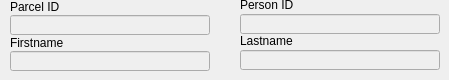
      <widget class="QWidget" name="tab_17">
       <attribute name="title">
        <string>Find</string>
       </attribute>
       <widget class="QLabel" name="label_33">
        <property name="geometry">
         <rect>
          <x>10</x>
          <y>35</y>
          <width>121</width>
          <height>16</height>
         </rect>
        </property>
        <property name="text">
         <string>Firstname</string>
        </property>
       </widget>
       <widget class="QLineEdit" name="find_parcel_id_edit">
        <property name="enabled">
         <bool>false</bool>
        </property>
        <property name="geometry">
         <rect>
          <x>10</x>
          <y>15</y>
          <width>200</width>
          <height>20</height>
         </rect>
        </property>
       </widget>
       <widget class="QLabel" name="label_2">
        <property name="geometry">
         <rect>
          <x>240</x>
          <y>-3</y>
          <width>136</width>
          <height>16</height>
         </rect>
        </property>
        <property name="text">
         <string>Person ID</string>
        </property>
       </widget>
       <widget class="QLineEdit" name="find_person_id_edit">
        <property name="enabled">
         <bool>false</bool>
        </property>
        <property name="geometry">
         <rect>
          <x>240</x>
          <y>14</y>
          <width>200</width>
          <height>20</height>
         </rect>
        </property>
       </widget>
       <widget class="QLabel" name="label_34">
        <property name="geometry">
         <rect>
          <x>240</x>
          <y>33</y>
          <width>136</width>
          <height>16</height>
         </rect>
        </property>
        <property name="text">
         <string>Lastname</string>
        </property>
       </widget>
       <widget class="QLineEdit" name="find_lastname_edit">
        <property name="enabled">
         <bool>false</bool>
        </property>
        <property name="geometry">
         <rect>
          <x>240</x>
          <y>50</y>
          <width>200</width>
          <height>20</height>
         </rect>
        </property>
       </widget>
       <widget class="QLabel" name="label">
        <property name="geometry">
         <rect>
          <x>10</x>
          <y>-1</y>
          <width>121</width>
          <height>16</height>
         </rect>
        </property>
        <property name="text">
         <string>Parcel ID</string>
        </property>
       </widget>
       <widget class="QLineEdit" name="find_firstname_edit">
        <property name="enabled">
         <bool>false</bool>
        </property>
        <property name="geometry">
         <rect>
          <x>10</x>
          <y>51</y>
          <width>200</width>
          <height>20</height>
         </rect>
        </property>
       </widget>
      </widget>
